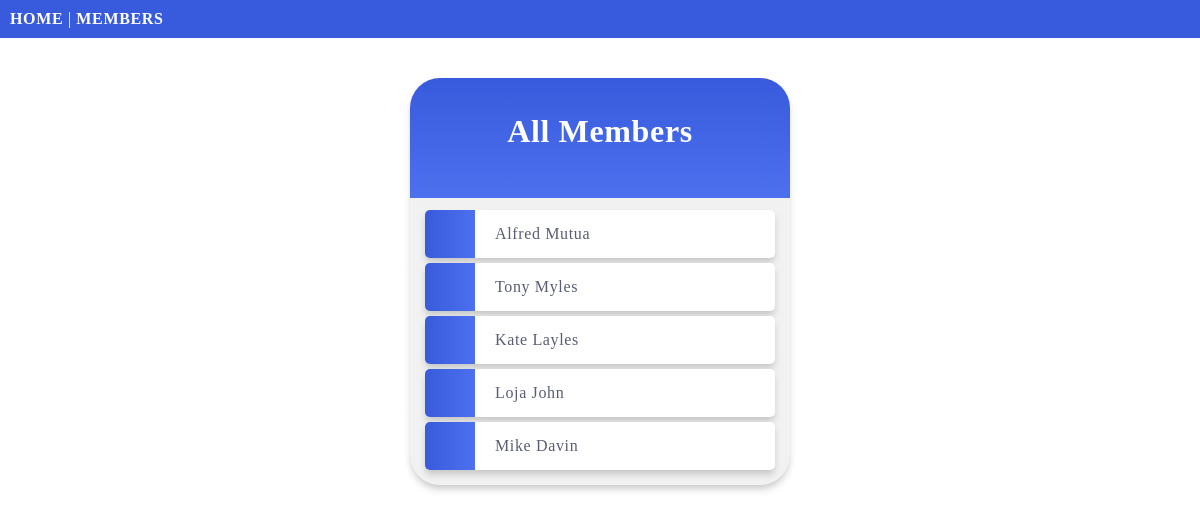
/members/, run on an earlier commit of the app's database.
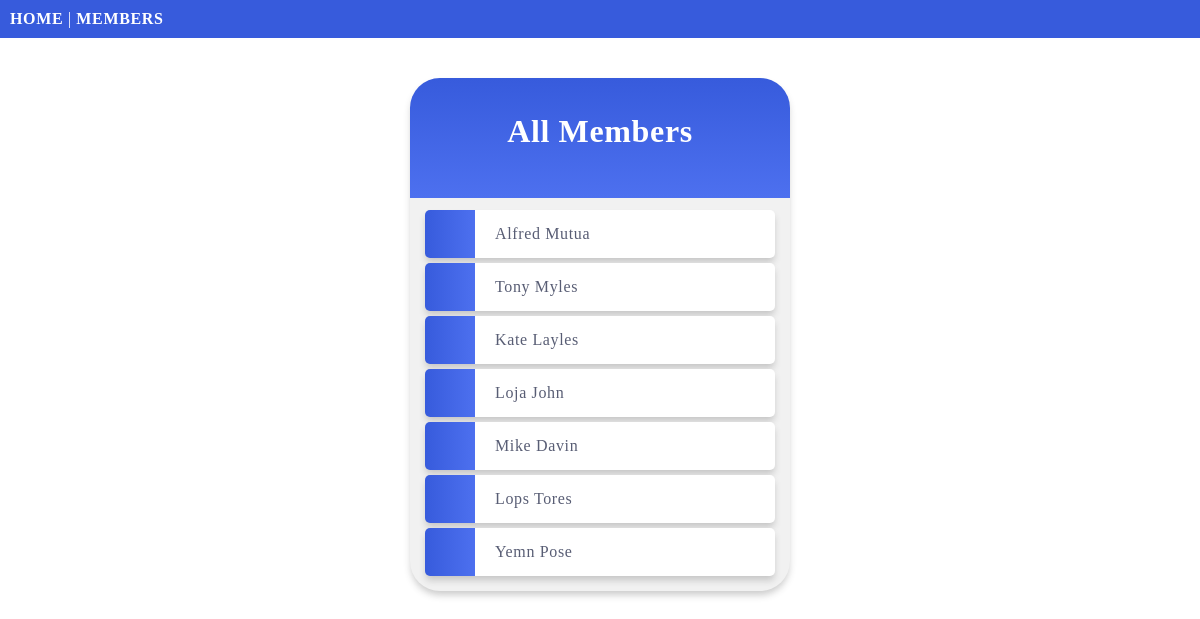
And on a later commit of the database.
### members/models.py (models this page shows, shortened)
class Member(models.Model):
    first_name = models.CharField(max_length=255)
    last_name = models.CharField(max_length=255)
    phone = models.IntegerField(null=True)
    joined_date = models.DateField(null=True)

### members/views.py (the view)
# urls.py: path('', include('members.urls')),
def members(request):
    mymembers = Member.objects.all().values()
    template = loader.get_template('allmembers.html')
    context = {
        'mymembers': mymembers,
    }
    return HttpResponse(template.render(context, request))

### members/templates/allmembers.html (shortened to what this page needs)
{% extends "master.html" %}
{% block content %}
    <div class="mycard">
        <h1>All Members</h1>
        <ul>
            {% for x in mymembers %}
                <li onclick= "window.location = 'details/{{x.id}}' "> {{x.first_name}} {{x.last_name}}</li>
            {% endfor %}
        </ul>
    </div>
{% endblock %}

### members/templates/master.html (shortened to what this page needs)
{% load static %}
<!DOCTYPE html>
<html>
<head>
  <link rel="stylesheet" href="{% static 'mystyles.css' %}">
</head>
<body>
    <div class="topnav">
        <a href="/">HOME</a> |
        <a href="/members">MEMBERS</a>
    </div>
{% block content %}
{% endblock %}
</body>
</html>

### mystaticfiles/mystyles.css (style rules this page uses)
body { margin: 0; font: 600 18px 'Source Sans Pro' sans-serif; letter-spacing: 0.64px; color: #585d74; }
.topnav { background-color: #375BDC; color: #ffffff; padding: 10px; }
.topnav a { font-weight: bold; }
.topnav a:link, .topnav a:visited { text-decoration: none; color: #ffffff; }
.mycard { background-color: #f1f1f1; background-image: linear-gradient(to bottom, #375BDC, #4D70EF); background-size: 100% 120px; background-repeat: no-repeat; margin: 40px auto; width: 350px; border-radius: 30px; box-shadow: 0 5px 7px -1px rgba(51, 51, 51, 0.25); padding: 15px; }
.mycard h1 { text-align: center; color: #ffffff; margin: 20px 0 60px 0; }
ul { list-style-type: none; padding: 0; margin: 0; }
li { background-color: #ffffff; background-image: linear-gradient(to right, #375BDC, #4D70EF); background-size: 50px 60px; background-repeat: no-repeat; cursor: pointer; transition: transform .25s; border-radius: 5px; box-shadow: 0 5px 7px -1px rgba(51, 51, 51, 0.23); padding: 15px; padding-left: 70px; margin-top: 5px; }
a:link, a:visited { color: #375BDC }

What changed in the data, as far as the page shows it:
added Member: first_name "Lops", last_name "Tores"
added Member: first_name "Yemn", last_name "Pose"
